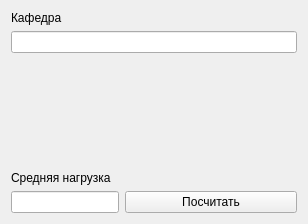
<?xml version="1.0" encoding="UTF-8"?>
<ui version="4.0">
 <class>Report2</class>
 <widget class="QWidget" name="Report2">
  <property name="geometry">
   <rect>
    <x>0</x>
    <y>0</y>
    <width>308</width>
    <height>224</height>
   </rect>
  </property>
  <property name="windowTitle">
   <string>Form</string>
  </property>
  <layout class="QFormLayout" name="formLayout">
   <item row="0" column="0">
    <widget class="QLabel" name="label_2">
     <property name="text">
      <string>Кафедра</string>
     </property>
    </widget>
   </item>
   <item row="3" column="0">
    <widget class="QLabel" name="label_3">
     <property name="text">
      <string>Средняя нагрузка</string>
     </property>
    </widget>
   </item>
   <item row="4" column="0">
    <widget class="QLineEdit" name="avgLoad"/>
   </item>
   <item row="2" column="0">
    <spacer name="verticalSpacer">
     <property name="orientation">
      <enum>Qt::Vertical</enum>
     </property>
     <property name="sizeHint" stdset="0">
      <size>
       <width>20</width>
       <height>40</height>
      </size>
     </property>
    </spacer>
   </item>
   <item row="4" column="1">
    <widget class="QPushButton" name="pushButton">
     <property name="text">
      <string>Посчитать</string>
     </property>
    </widget>
   </item>
   <item row="1" column="0" colspan="2">
    <widget class="QLineEdit" name="department"/>
   </item>
  </layout>
 </widget>
 <resources/>
 <connections/>
</ui>
